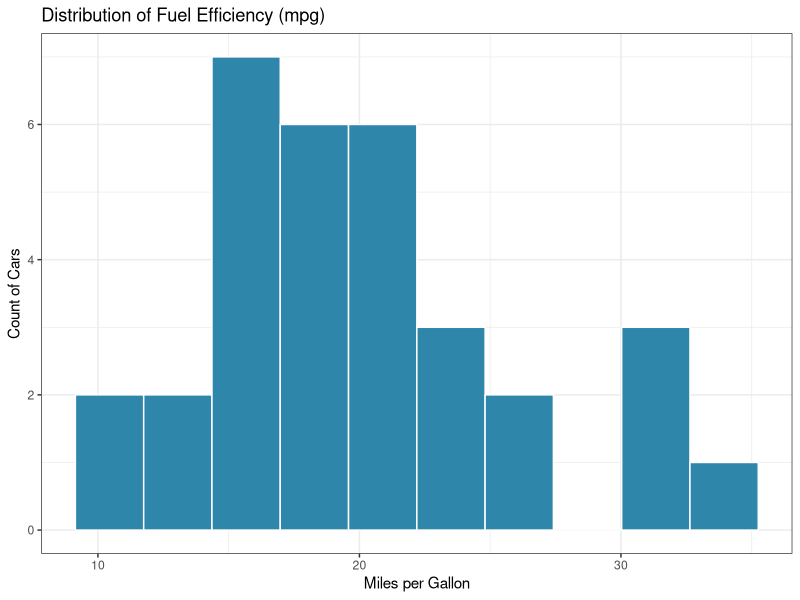
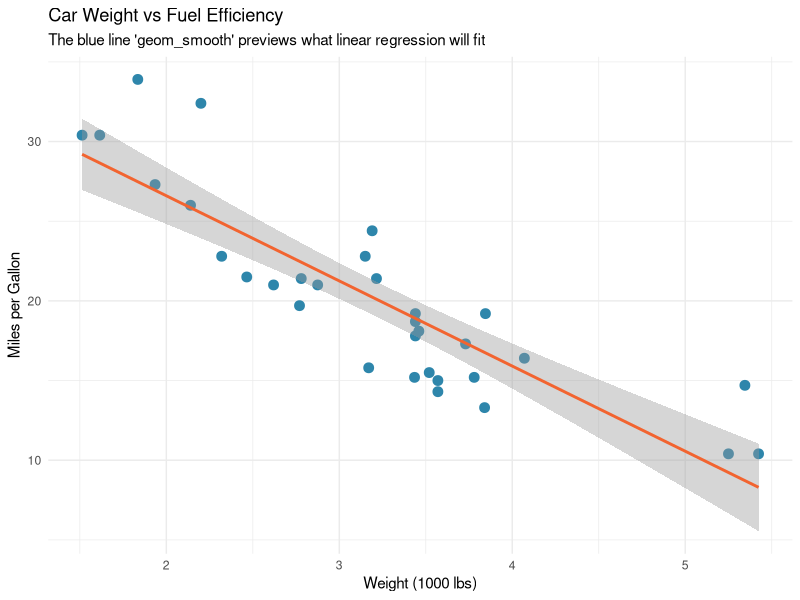
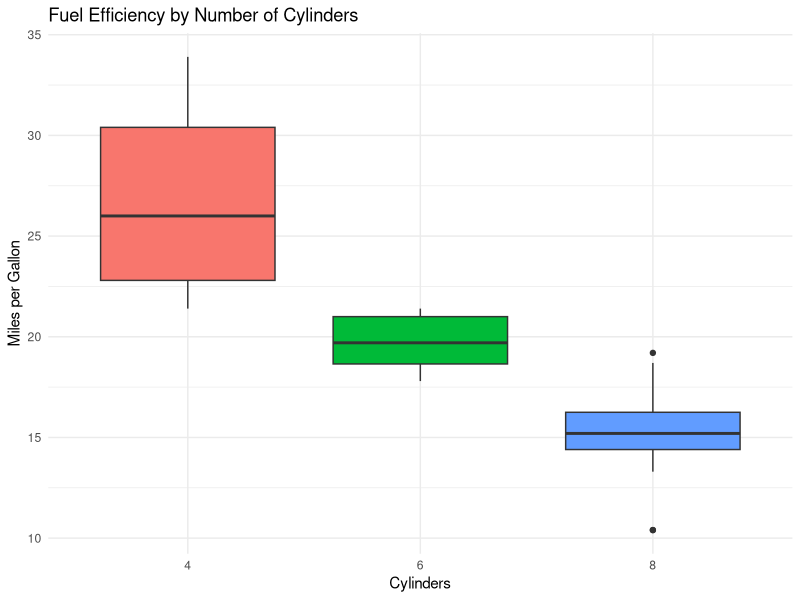
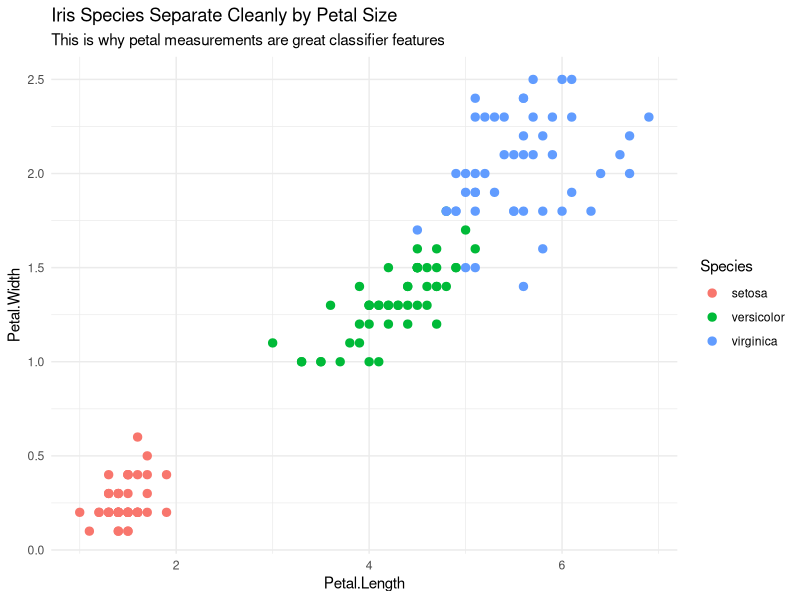
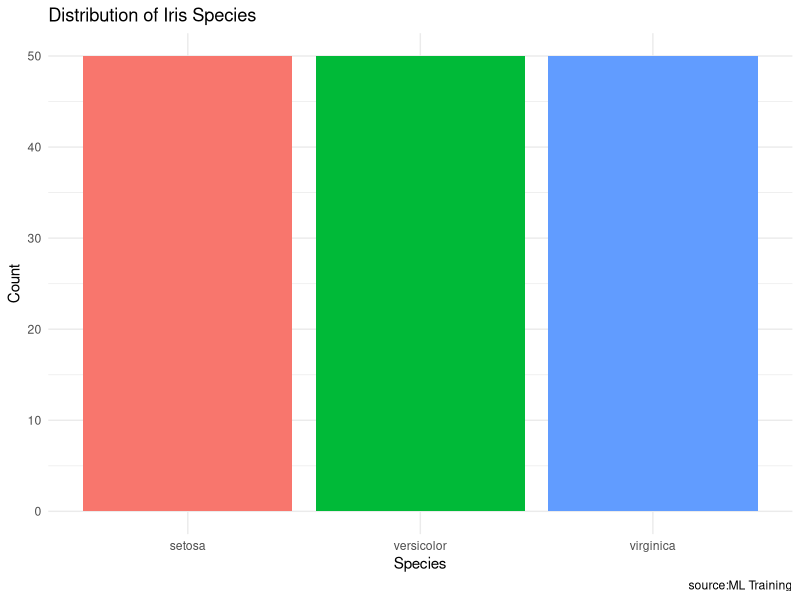

Reproduce these figures in R, in order.
#Data Acquisition, Exploration, Visualisation
##                      + Linear Machine Learning Algorithms
## -----------------------------------------------------------------------------
## DATASETS USED:
##   - mtcars   (built into base R)  -> regression: predict fuel efficiency (mpg)
##   - iris     (built into base R)  -> classification preview: species by petal size
## PACKAGES USED: tidyverse, skimr, broom, car
## =============================================================================

library(tidyverse) # dplyr (data wrangling) + ggplot2 (visualisation)
library(skimr)    # one-line, beautiful data summaries
library(broom)       # turns model output into a tidy data frame
library(car)          # regression diagnostic plots
library(dplyr) # also used for (visualisation)
library(skimr)
library(ggplot2)


## -----------------------------------------------------------------------------
## PART A. DATA ACQUISITION
## -----------------------------------------------------------------------------
# In real projects, data comes from a CSV, a database, or an API. Today we
# use datasets already built into R so we can focus 100% on the ML concepts.
data(mtcars)   # 32 cars: fuel economy (mpg) and design/performance features
data(iris)     # 150 flowers: 4 measurements, 3 species

# Always look at the STRUCTURE of your data before doing anything else:
str(mtcars)
str(iris)
summary(iris)# summary statistics
summary(mtcars)# summary statistics
glimpse(iris)

## -----------------------------------------------------------------------------
## PART B. EXPLORATORY DATA ANALYSIS (EDA)
## -----------------------------------------------------------------------------
# skim() gives you: missing values, mean, sd, min, max, and a tiny histogram
# for every column -- in ONE line of code.
skim(mtcars)

# Summary statistics recap (links back to Day 1, Module 2 - Mean, Variance...):
mtcars %>%
  summarise(
    mean_mpg = mean(mpg),
    sd_mpg   = sd(mpg),          # standard deviation = sqrt(variance)
    var_mpg  = var(mpg),
    min_mpg  = min(mpg),
    max_mpg  = max(mpg)
  )

# Correlation matrix: which variables move together? (Day 1, Module 2 - Correlation)
cor(mtcars) %>% round(digits=2)
cor(iris[, 1:4]) %>% round(digits = 2) # iris

# VISUALISATION -----------------------------------------------------------
# 1. Distribution of the target variable (mpg)
ggplot(mtcars, aes(x = mpg)) +
  geom_histogram(bins = 10, fill = "#2E86AB", colour = "white") +
  labs(title = "Distribution of Fuel Efficiency (mpg)",
       x = "Miles per Gallon", y = "Count of Cars") +
  theme_bw()

# 2. Relationship between weight and mpg (is there a pattern? a straight line?)
ggplot(mtcars, aes(x = wt, y = mpg)) +
  geom_point(size = 3, colour = "#2E86AB") +
  geom_smooth(method = "lm", se = TRUE, colour = "#F26430") +
  labs(title = "Car Weight vs Fuel Efficiency",
       subtitle = "The blue line 'geom_smooth' previews what linear regression will fit",
       x = "Weight (1000 lbs)", y = "Miles per Gallon") +
  theme_minimal()

# 3. Boxplot: does the number of cylinders affect mpg?
ggplot(mtcars, aes(x = factor(cyl), y = mpg, fill = factor(cyl))) +
  geom_boxplot() +
  labs(title = "Fuel Efficiency by Number of Cylinders",
       x = "Cylinders", y = "Miles per Gallon") +
  theme_minimal() + theme(legend.position = "none")

# 4. Pairwise scatterplots for the iris dataset (classification preview)
ggplot(iris, aes(x = Petal.Length, y = Petal.Width, colour = Species)) +
  geom_point(size = 2.5) +
  labs(title = "Iris Species Separate Cleanly by Petal Size",
       subtitle = "This is why petal measurements are great classifier features") +
  theme_minimal()
#............................................
ggplot(iris, aes(x = Species, fill = Species)) +
  geom_bar() +
  labs(title = "Distribution of Iris Species",caption = "source:ML Training",
  
       x = "Species", y = "Count") + 
  theme_minimal() +
  theme(legend.position = "none")
